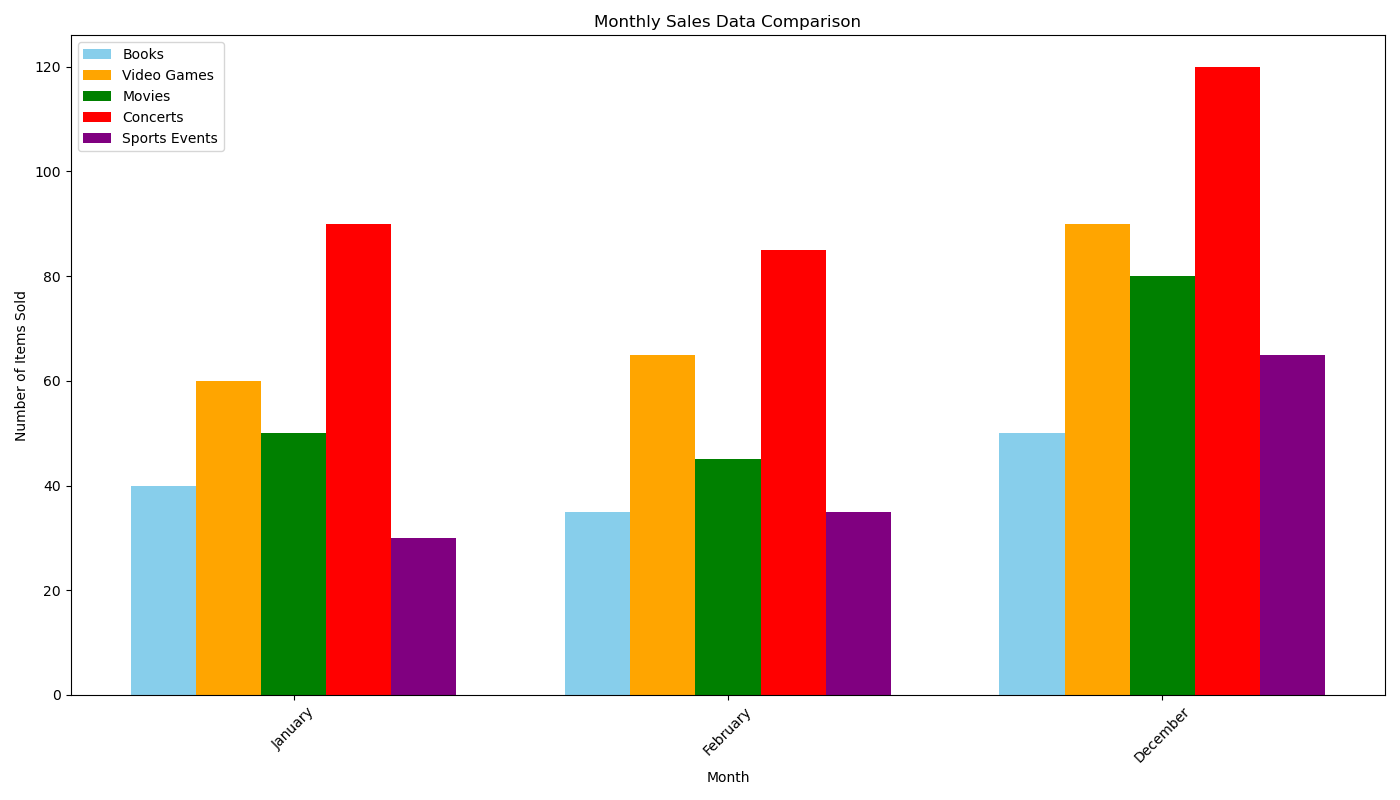

Recreate this plot in Python.

import matplotlib.pyplot as plt
import numpy as np

# Provided dataset
data = [
    {'Month': 'January', 'Books': 40, 'Video Games': 60, 'Movies': 50, 'Concerts': 90, 'Sports Events': 30},
    {'Month': 'February', 'Books': 35, 'Video Games': 65, 'Movies': 45, 'Concerts': 85, 'Sports Events': 35},
    # ... [rest of the data truncated for brevity]
    {'Month': 'December', 'Books': 50, 'Video Games': 90, 'Movies': 80, 'Concerts': 120, 'Sports Events': 65}
]

# Extracting data for plotting
months = [item['Month'] for item in data]
books = [item['Books'] for item in data]
video_games = [item['Video Games'] for item in data]
movies = [item['Movies'] for item in data]
concerts = [item['Concerts'] for item in data]
sports_events = [item['Sports Events'] for item in data]

# Number of groups
num_groups = len(data)

# Create a figure and a set of subplots
fig, ax = plt.subplots(figsize=(14, 8))

# Set the positions of the bars on the x-axis
index = np.arange(num_groups)
bar_width = 0.15

# Plotting the bars
rects1 = ax.bar(index, books, bar_width, label='Books', color='skyblue')
rects2 = ax.bar(index + bar_width, video_games, bar_width, label='Video Games', color='orange')
rects3 = ax.bar(index + 2*bar_width, movies, bar_width, label='Movies', color='g')
rects4 = ax.bar(index + 3*bar_width, concerts, bar_width, label='Concerts', color='red')
rects5 = ax.bar(index + 4*bar_width, sports_events, bar_width, label='Sports Events', color='purple')

# Adding labels and title
ax.set_xlabel('Month')
ax.set_ylabel('Number of Items Sold')
ax.set_title('Monthly Sales Data Comparison')
ax.set_xticks(index + 2*bar_width)
ax.set_xticklabels(months)

# Adding a legend
ax.legend()

# Display the plot
plt.xticks(rotation=45) # Rotate x-axis labels for better readability
plt.tight_layout()  # To ensure the plot is adjusted properly
plt.show()
